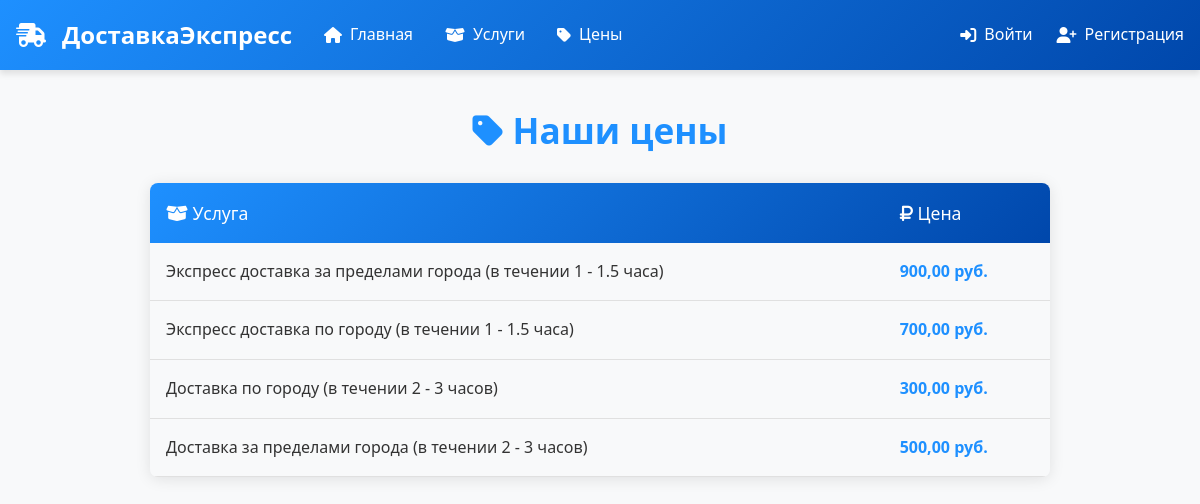
The app's page /prices/ with its own data.
### delivery/models.py (models this page shows, shortened)
class Price(models.Model):
    service = models.ForeignKey(
        Service,
        on_delete=models.SET_NULL,
        null=True,
        blank=True,
        verbose_name="Услуга",
        related_name='prices'
    )
    price_value = models.DecimalField(
        max_digits=10,
        decimal_places=2,
        verbose_name="Стоимость",
        null=True,
        blank=True
    )
    price_list = models.ForeignKey(
        PriceList,
        on_delete=models.SET_NULL,
        null=True,
        blank=True,
        verbose_name="Прайс-лист",
        related_name='prices'
    )
    created_at = models.DateTimeField(auto_now_add=True, verbose_name="Дата создания")
    class Meta:
        verbose_name = "Цена"
        verbose_name_plural = "Цены"
        ordering = ['-created_at']

class Service(models.Model):
    name = models.CharField(max_length=100, verbose_name="Название услуги")
    description = models.TextField(verbose_name="Описание услуги")
    price = models.DecimalField(max_digits=10, decimal_places=2, verbose_name="Цена")
    class Meta:
        verbose_name = "Услуга"
        verbose_name_plural = "Услуги"
        ordering = ['name']

### delivery/views.py (the view)
# urls.py: path('prices/', include('delivery.urls_price', namespace='prices')),
def prices(request):
    prices = Price.objects.select_related('service').all()
    return render(request, 'prices.html', {'prices': prices})

### templates/prices.html (shortened to what this page needs)
{% extends "base.html" %}
{% load static %}
{% block content %}
<div class="price-container">
    <h1><i class="fas fa-tag"></i> Наши цены</h1>
    {% if prices %}
    <div class="table-responsive">
        <table class="price-table">
            <thead>
                <tr>
                    <th><i class="fas fa-box-open"></i> Услуга</th>
                    <th><i class="fas fa-ruble-sign"></i> Цена</th>
                </tr>
            </thead>
            <tbody>
                {% for price in prices %}
                <tr>
                    <td>{{ price.service.name|default:"Не указано" }}</td>
                    <td class="price-value">
                        {% if price.price_value %}
                            {{ price.price_value }} руб.
                        {% else %}
                            Не указана
                        {% endif %}
                    </td>
                </tr>
                {% endfor %}
            </tbody>
        </table>
    </div>
    {% endif %}
</div>
{% endblock %}

### templates/base.html (style rules this page uses)
body { font-family: 'Segoe UI', Tahoma, Geneva, Verdana, sans-serif; margin: 0; padding: 0; line-height: 1.6; background-color: #f8f9fa; }

### templates/prices.html (style rules this page uses)
body { font-family: 'Segoe UI', Tahoma, Geneva, Verdana, sans-serif; color: #333; line-height: 1.6; }
h1 { font-size: 2.2rem; color: #1e90ff; margin-bottom: 1.5rem; font-weight: 600; text-align: center; }
.price-container { max-width: 900px; margin: 2rem auto; padding: 0 1rem; }
.price-table { width: 100%; border-collapse: collapse; margin: 1.5rem 0; box-shadow: 0 2px 15px rgba(0, 0, 0, 0.1); border-radius: 8px; overflow: hidden; }
.price-table thead { background: linear-gradient(135deg, #1e90ff, #0047ab); color: white; }
.price-table th { padding: 1rem; text-align: left; font-weight: 500; font-size: 1.1rem; }
.price-table td { padding: 1rem; border-bottom: 1px solid #e0e0e0; font-size: 1rem; }
.price-table tbody tr:nth-child(even) { background-color: #f8f9fa; }
.price-value { font-weight: 600; color: #1e90ff; }

### records on screen
Price: service.name "Экспресс доставка за пределами города (в течении 1 - 1.5 часа)", price_value "900,00"
Price: service.name "Экспресс доставка по городу (в течении 1 - 1.5 часа)", price_value "700,00"
Price: service.name "Доставка по городу (в течении 2 - 3 часов)", price_value "300,00"
Price: service.name "Доставка за пределами города (в течении 2 - 3 часов)", price_value "500,00"
